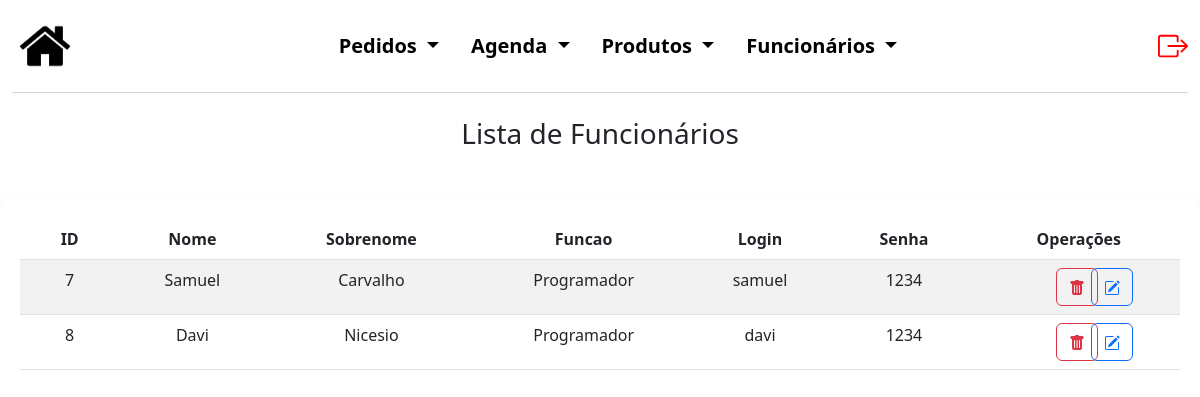
/funcionarios/listaFunc.php (signed in), run on the app's committed database.
### tables this page shows
CREATE TABLE `funcionarios` (
  `cod_func` int(5) NOT NULL,
  `nome` varchar(50) NOT NULL,
  `sobrenome` varchar(50) NOT NULL,
  `funcao` varchar(50) NOT NULL,
  `login` varchar(50) NOT NULL,
  `senha` varchar(50) NOT NULL
);

### funcionarios/listaFunc.php (the view, shortened to what this page needs)
<?php
$conexao = novaConexao();
$registros = [];
$erro = false;
try {
    $sql = "SELECT * FROM funcionarios";
    $stmt = $conexao->prepare($sql);
    $stmt->execute();
    $registros = $stmt->fetchAll(PDO::FETCH_ASSOC);
} catch (PDOException $e) {
    $erro = true;
    echo "Erro: " . $e->getMessage();
}
?>
<!DOCTYPE html>
<html lang="pt-BR">
<head>
    <link href="https://cdn.jsdelivr.net/npm/bootstrap@5.3.0/dist/css/bootstrap.min.css" rel="stylesheet">
    <link rel="stylesheet" href="../style.css?v=1.4">
</head>
<body>
    <div class="container-fluid cabecalho">
        <nav class="navbar navbar-light navbar-expand-md" style="background-color: #FFFF;">
            <a class="navbar-brand m-2" href="..//admInicial.php">
                <img src="../img/back.png">
            </a>
            <div class="collapse navbar-collapse justify-content-center" id="navegacao">
                <ul class="nav nav-pills justify-content-center listas">
                    <li class="nav-item dropdown">
                        <a class="nav-link dropdown-toggle cor_fonte" href="#" id="navbarDropdownMenuLink"
                            data-bs-toggle="dropdown" aria-haspopup="true" aria-expanded="false">
                            Pedidos
                        </a>
                    </li>
                    <li class="nav-item dropdown">
                        <a class="nav-link dropdown-toggle cor_fonte" href="#" id="navbarDropdownMenuLink"
                            data-bs-toggle="dropdown" aria-haspopup="true" aria-expanded="false">
                            Agenda
                        </a>
                    </li>
                    <li class="nav-item dropdown">
                        <a class="nav-link dropdown-toggle cor_fonte" href="#" id="navbarDropdownMenuLink"
                            data-bs-toggle="dropdown" aria-haspopup="true" aria-expanded="false">
                            Produtos
                        </a>
                    </li>
                    <li class="nav-item dropdown">
                        <a class="nav-link dropdown-toggle cor_fonte" href="#" id="navbarDropdownMenuLink"
                            data-bs-toggle="dropdown" aria-haspopup="true" aria-expanded="false">
                            Funcionários
                        </a>
                    </li>
                </ul>
            </div>
            <a href="../logout.php" class="nav-link justify-content-end" style="color: red;">
            </a>
        </nav>
    </div>
    <h3 class="text-center mb-5">Lista de Funcionários</h3>
    <?php if ($erro): ?>
        <div class="alert alert-danger" role="alert">
            Não foi possível carregar os dados.
        </div>
    <?php else: ?>
        <div class="container consContainer">
            <table class="table table-striped">
                <thead>
                    <tr>
                        <th>
                            <div class="row justify-content-center text-center titleCons">
                                ID
                            </div>
                        </th>
                        <th>
                            <div class="row justify-content-center text-center titleCons">
                                Nome
                            </div>
                        </th>
                        <th>
                            <div class="row justify-content-center text-center titleCons">
                                Sobrenome
                            </div>
                        </th>
                        <th>
                            <div class="row justify-content-center text-center titleCons">
                                Funcao
                            </div>
                        </th>
                        <th>
                            <div class="row justify-content-center text-center titleCons">
                                Login
                            </div>
                        </th>
                        <th>
                            <div class="row justify-content-center text-center titleCons">
                                Senha
                            </div>
                        </th>
                        <th>
                            <div class="row justify-content-center text-center titleCons">
                                Operações
                            </div>
                        </th>
                    </tr>
                </thead>
                <tbody>
                    <?php foreach ($registros as $registro): ?>
                        <tr>
                            <td>
                                <div class="row justify-content-center registro">
                                    <?php echo ($registro['cod_func']); ?>
                                </div>
                            </td>
                            <td>
                                <div class="row justify-content-center registro">
                                    <?php echo ($registro['nome']); ?>
                                </div>
                            </td>
                            <td>
                                <div class="row justify-content-center registro">
                                    <?php echo ($registro['sobrenome']); ?>
                                </div>
                            </td>
                            <td>
                                <div class="row justify-content-center registro">
                                    <?php echo ($registro['funcao']); ?>
                                </div>
                            </td>
                            <td>
                                <div class="row justify-content-center registro">
                                    <?php echo ($registro['login']); ?>
                                </div>
                            </td>
                            <td>
                                <div class="row justify-content-center registro">
                                    <?php echo ($registro['senha']); ?>
                                </div>
                            </td>
                            <td>
                                <div class="row text-center justify-content-center operacoes">
                                    <div class="col-2 oprBtn">
                                        <form method="POST">
                                            <button type="submit" name="delete" class="btn btn-outline-danger">
                                            </button>
                                        </form>
                                    </div>
                                    <div class="col-2 oprBtn">
                                        <form method="POST">
                                            <button type="submit" name="edit" class="btn btn-outline-primary">
                                            </button>
                                        </form>
                                    </div>
                                </div>
                            </td>
                        </tr>
                    <?php endforeach; ?>
                </tbody>
            </table>
        </div>
    <?php endif; ?>
</body>
</html>

### style.css (style rules this page uses)
.cabecalho { margin-bottom: 2%; }
.cor_fonte { color: black; font-weight: bold; text-decoration: none; font-size: 20px; }
.cabecalho img { height: 50px; }
#navbarDropdownMenuLink { background-color: #ffffff; }
nav { border-bottom: 1px solid rgb(210, 211, 211); }
.nav-item.dropdown .nav-link { color: black }
.consContainer { max-width: 1580px; margin: auto; padding: 20px; border-radius: 10px; box-shadow: 0.5px 10px 15px rgba(0, 0, 0, 0.2); }
.titleCons { margin-left: 15px; margin-right: 15px; }
.registro { margin-left: 10px; margin-right: 10px }

### data on the page
funcionarios: cod_func "7", nome "Samuel", sobrenome "Carvalho", funcao "Programador", login "samuel", senha "1234"
funcionarios: cod_func "8", nome "Davi", sobrenome "Nicesio", funcao "Programador", login "davi", senha "1234"
